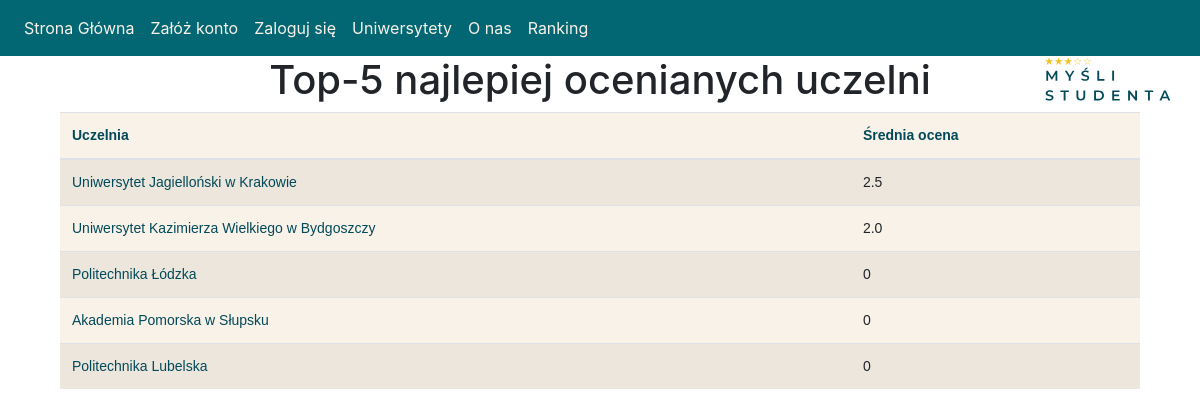
Screenshot of /top_universities with the database file from the repository.
### website/models.py (models this page shows, shortened)
class University(db.Model):
    __tablename__ = 'university'
    university_id = db.Column(db.Integer, primary_key=True)
    university_name = db.Column(db.String(100), nullable=False)
    location = db.Column(db.String(50), nullable=False)
    website = db.Column(db.String(100), nullable=False)
    api_url = db.Column(db.String(50))
    course = relationship("Course",backref = "University")

### website/views.py (the view)
@views.route('/top_universities')
def top_universities():
    universities = University.query.all()
    universities_avg_rating = []
    for university in universities:
        courses = Course.query.filter_by(university_id=university.university_id).all()
        total_rating = 0
        course_count = 0
        for course in courses:
            for rating in course.rating:
                total_rating += rating.quality_value
                course_count += 1
        avg_rating = total_rating / course_count if course_count > 0 else 0
        universities_avg_rating.append((university, round(avg_rating,2)))
    universities_avg_rating.sort(key=lambda x: x[1], reverse=True)
    top_universities = universities_avg_rating[:5]
    return render_template('top_universities.html', universities=top_universities, user=current_user)

### website/templates/top_universities.html (shortened to what this page needs)
{% extends "base.html" %}
{% block content %}
<div class="container">
  <h1 class="text-center">Top-5 najlepiej ocenianych uczelni </h1>
  <table class="table table-striped my-table">
    <thead>
      <tr>
        <th>Uczelnia</th>
        <th>Średnia ocena</th>
      </tr>
    </thead>
    <tbody>
      {% for university, avg_rating in universities %}
      <tr>
        <td><a class="university-link" href="{{ url_for('views.university', university_name=university.university_name) }}">{{ university.university_name }}</a></td>
        <td>{{ avg_rating }}</td>
      </tr>
      {% endfor %}
      <link href="static/style.css" rel="stylesheet" />
    </tbody>
  </table>
</div>
{% endblock %}

### website/static/style.css (style rules this page uses)
body { background-color: white; }
.my-table { background-color: #f9f2e9; font-size: 14px; font-family: Arial, sans-serif; }
.my-table th { color: #024959; font-weight: bold; }
a.university-link { color: #024959; }

### rows the page displays
University: university_name "Uniwersytet Jagielloński w Krakowie", avg_rating "2.5"
University: university_name "Uniwersytet Kazimierza Wielkiego w Bydgoszczy", avg_rating "2.0"
University: university_name "Politechnika Łódzka", avg_rating "0"
University: university_name "Akademia Pomorska w Słupsku", avg_rating "0"
University: university_name "Politechnika Lubelska", avg_rating "0"
